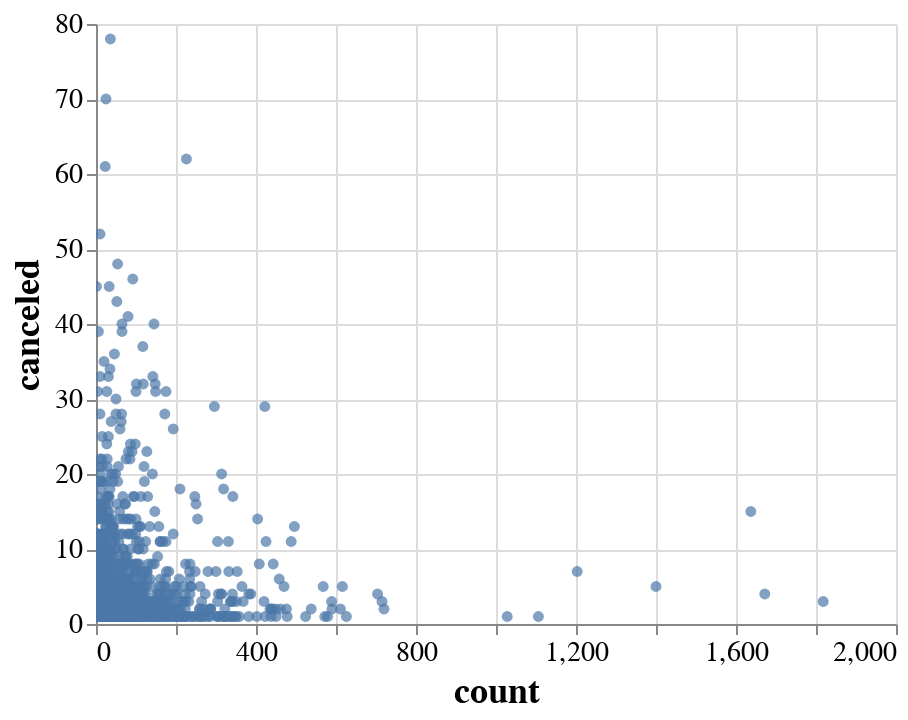

This figure's notebook cell:
### Code cell
chart = alt.Chart(df3).mark_circle().encode(
    x='count',
    y='canceled',
    tooltip='CustomerID'
).interactive()

# Filter out data points with count values greater than 1000 or canceled values greater than 20
chart = chart.transform_filter(
    (alt.datum.count < 2000) & (alt.datum.canceled < 80)
).configure_view(
    strokeWidth=0
).configure_title(
    fontSize=22,
    font="Arial",
    color="black",
    anchor="start"
).configure_axis(
    labelFont="Arial",
    titleFont="Arial",
    labelFontSize=14,
    titleFontSize=18
)

chart

### Figure 1 — Vega-Lite specification as saved in the notebook (floating-point values rounded to 4 significant figures; data arrays with more than 128 entries replaced by an {"elided": "..."} marker saying what was removed)
{"config": {"view": {"continuousWidth": 400, "continuousHeight": 300, "strokeWidth": 0}, "axis": {"labelFont": "Arial", "labelFontSize": 14, "titleFont": "Arial", "titleFontSize": 18}, "title": {"anchor": "start", "color": "black", "font": "Arial", "fontSize": 22}}, "data": {"name": "data-35487baa73e110cf0a87ae0c6ae76974"}, "mark": "circle", "encoding": {"tooltip": {"field": "CustomerID", "type": "nominal"}, "x": {"field": "count", "type": "quantitative"}, "y": {"field": "canceled", "type": "quantitative"}}, "selection": {"selector003": {"type": "interval", "bind": "scales", "encodings": ["x", "y"]}}, "transform": [{"filter": "((datum.count < 2000) && (datum.canceled < 80))"}], "$schema": "https://vega.github.io/schema/vega-lite/v4.17.0.json", "datasets": {"data-35487baa73e110cf0a87ae0c6ae76974": {"elided": "1534 records"}}}
